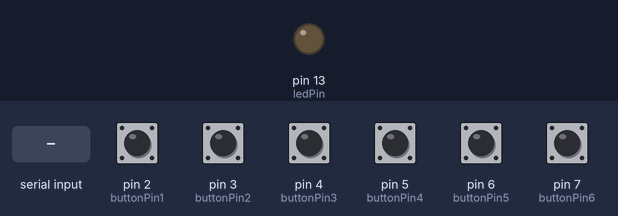
Bench run of a sketch on a simulated Arduino Uno, built with avr-gcc and run on an emulated ATmega328P. Parts: output pins drawn as LEDs (lit = HIGH). The test bench sets the inputs (shaded band); at power-on: pin 2 (buttonPin1), pin 3 (buttonPin2), pin 4 (buttonPin3), pin 5 (buttonPin4), pin 6 (buttonPin5), pin 7 (buttonPin6) LOW. What the sketch prints to the serial monitor is not drawn.

Above: at 1.2 s.
1.3 s: "1" received over Serial
2.9 s: pin 2 (buttonPin1) pulled HIGH for 0.15 s
Timing chart, 0 to 5.9 s (numbered marks = the images above; inputs shaded):
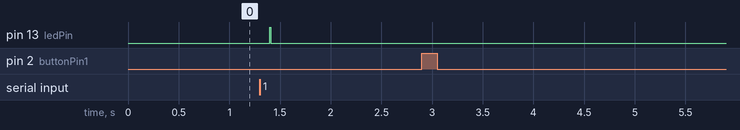

Measured:
- after the input at 1.3 s, pin 13 (ledPin): LOW → HIGH after 0.10 s, → LOW 0.01 s later
- after the input at 2.9 s, every drawn part: stays the same

The sketch:

joyStick_send_feedback_v2.ino
```cpp
// constants won't change. They're used here to
// set pin numbers:
const int buttonPin1 = 2;     // the number of the pushbutton pin
const int buttonPin2 = 3;     // the number of the pushbutton pin
const int buttonPin3 = 4;     // the number of the pushbutton pin
const int buttonPin4 = 5;     // the number of the pushbutton pin
const int buttonPin5 = 6;     // the number of the pushbutton pin
const int buttonPin6 = 7;     // the number of the pushbutton pin
const int ledPin =  13;      // the number of the LED pin

// variables will change:4
int buttonState1 = 0;         // variable for reading the pushbutton status
int buttonState3 = 0;         // variable for reading the pushbutton status
int buttonState2 = 0;         // variable for reading the pushbutton status
int buttonState4 = 0;         // variable for reading the pushbutton status
int buttonState5 = 0;         // variable for reading the pushbutton status
int buttonState6 = 0;         // variable for reading the pushbutton status

void setup() {
  Serial.begin(9600);
  // initialize the LED pin as an output:

  pinMode(ledPin, OUTPUT);
  // initialize the pushbutton pin as an input:
  pinMode(buttonPin1, INPUT);
    pinMode(buttonPin2, INPUT);
      pinMode(buttonPin3, INPUT);
        pinMode(buttonPin4, INPUT);
         pinMode(buttonPin5, INPUT);
        pinMode(buttonPin6, INPUT);
}

void loop(){

  if(Serial.available()>0){
    byte incomingByte = Serial.read();
    //if(incomingByte=='1'||incomingByte=='2'||incomingByte=='6'||incomingByte=='5'||incomingByte=='0')
    //{
     digitalWrite(ledPin, HIGH);
     delay(10);
     digitalWrite(ledPin, LOW);

    //}
//    else {
//      digitalWrite(ledPin, LOW);
//    }
   /* if(incomingByte=='1'){
   digitalWrite(LED1, HIGH);
  }
  else {digitalWrite(LED1, LOW);}

     if(incomingByte=='2'){
   digitalWrite(LED2, HIGH);
  }
  else {digitalWrite(LED2, LOW);}
     if(incomingByte=='6'){
   digitalWrite(LED6, HIGH);
  }
  else {digitalWrite(LED6, LOW);}
     if(incomingByte=='5'){
   digitalWrite(LED5, HIGH);
  }
  else {digitalWrite(LED5, LOW);}
     if(incomingByte=='0'){
   digitalWrite(LED0, HIGH);
  }
  else {digitalWrite(LED0, LOW);}
  */
    }

  // read the state of the pushbutton value:
  buttonState1 = digitalRead(buttonPin1);
    buttonState2 = digitalRead(buttonPin2);
      buttonState3 = digitalRead(buttonPin3);
        buttonState4 = digitalRead(buttonPin4);
              buttonState5 = digitalRead(buttonPin5);
        buttonState6 = digitalRead(buttonPin6);

  // check if the pushbutton is pressed.

  if (buttonState1 == HIGH) {

    Serial.print('1');
  }

if (buttonState2 == HIGH) {
          Serial.print('2');}

if (buttonState4 == HIGH) {
            Serial.print('4');
}

if (buttonState3 == HIGH) {
            Serial.print('3');
}

if (buttonState5 == HIGH) {
            Serial.print('5');
}

if (buttonState6 == HIGH) {
            Serial.print('6');
}


delay(100);

  }
//    else {
//      digitalWrite(ledPin, LOW);
//    }WHY DOESNT THIS WORK
```
